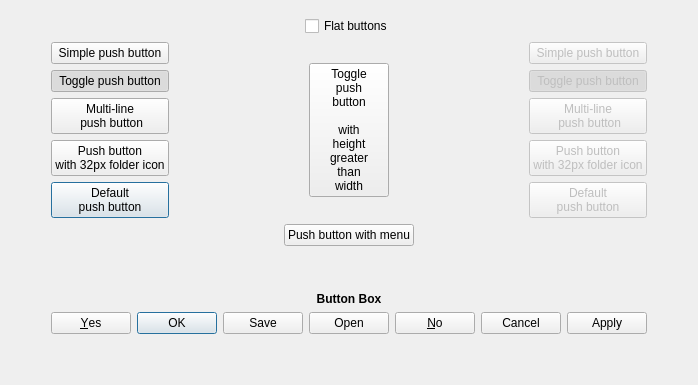
   <widget class="QWidget" name="tab">
    <attribute name="title">
     <string>Push buttons</string>
    </attribute>
    <layout class="QGridLayout" name="gridLayout_20">
     <item row="9" column="2">
      <spacer name="verticalSpacer_14">
       <property name="orientation">
        <enum>Qt::Vertical</enum>
       </property>
       <property name="sizeHint" stdset="0">
        <size>
         <width>20</width>
         <height>40</height>
        </size>
       </property>
      </spacer>
     </item>
     <item row="8" column="1" colspan="3">
      <layout class="QHBoxLayout" name="horizontalLayout">
       <property name="spacing">
        <number>0</number>
       </property>
       <item>
        <widget class="QDialogButtonBox" name="buttonBox">
         <property name="standardButtons">
          <set>QDialogButtonBox::Apply|QDialogButtonBox::Cancel|QDialogButtonBox::No|QDialogButtonBox::Ok|QDialogButtonBox::Open|QDialogButtonBox::Save|QDialogButtonBox::Yes</set>
         </property>
        </widget>
       </item>
      </layout>
     </item>
     <item row="8" column="0">
      <spacer name="horizontalSpacer_2">
       <property name="orientation">
        <enum>Qt::Horizontal</enum>
       </property>
       <property name="sizeHint" stdset="0">
        <size>
         <width>40</width>
         <height>20</height>
        </size>
       </property>
      </spacer>
     </item>
     <item row="3" column="1" rowspan="2" colspan="3">
      <layout class="QGridLayout" name="gridLayout_3">
       <item row="0" column="2" rowspan="5">
        <widget class="QPushButton" name="pushButton_7">
         <property name="text">
          <string>Toggle
push
button

with
height
greater
than
width</string>
         </property>
         <property name="checkable">
          <bool>true</bool>
         </property>
        </widget>
       </item>
       <item row="0" column="0">
        <widget class="QPushButton" name="pushButton">
         <property name="text">
          <string>Simple push button</string>
         </property>
        </widget>
       </item>
       <item row="0" column="4">
        <widget class="QPushButton" name="pushButton_9">
         <property name="enabled">
          <bool>false</bool>
         </property>
         <property name="text">
          <string>Simple push button</string>
         </property>
        </widget>
       </item>
       <item row="1" column="0">
        <widget class="QPushButton" name="pushButton_4">
         <property name="text">
          <string>Toggle push button</string>
         </property>
         <property name="checkable">
          <bool>true</bool>
         </property>
         <property name="checked">
          <bool>true</bool>
         </property>
        </widget>
       </item>
       <item row="1" column="4">
        <widget class="QPushButton" name="pushButton_11">
         <property name="enabled">
          <bool>false</bool>
         </property>
         <property name="text">
          <string>Toggle push button</string>
         </property>
         <property name="checkable">
          <bool>true</bool>
         </property>
         <property name="checked">
          <bool>true</bool>
         </property>
        </widget>
       </item>
       <item row="2" column="0">
        <widget class="QPushButton" name="pushButton_2">
         <property name="text">
          <string>Multi-line
 push button</string>
         </property>
        </widget>
       </item>
       <item row="2" column="4">
        <widget class="QPushButton" name="pushButton_10">
         <property name="enabled">
          <bool>false</bool>
         </property>
         <property name="text">
          <string>Multi-line
 push button</string>
         </property>
        </widget>
       </item>
       <item row="3" column="0">
        <widget class="QPushButton" name="pushButton_3">
         <property name="text">
          <string>Push button
with 32px folder icon</string>
         </property>
         <property name="icon">
          <iconset theme="folder"/>
         </property>
         <property name="iconSize">
          <size>
           <width>32</width>
           <height>32</height>
          </size>
         </property>
        </widget>
       </item>
       <item row="3" column="4">
        <widget class="QPushButton" name="pushButton_12">
         <property name="enabled">
          <bool>false</bool>
         </property>
         <property name="text">
          <string>Push button
with 32px folder icon</string>
         </property>
         <property name="icon">
          <iconset theme="folder"/>
         </property>
         <property name="iconSize">
          <size>
           <width>32</width>
           <height>32</height>
          </size>
         </property>
        </widget>
       </item>
       <item row="2" column="3">
        <spacer name="horizontalSpacer_12">
         <property name="orientation">
          <enum>Qt::Horizontal</enum>
         </property>
         <property name="sizeHint" stdset="0">
          <size>
           <width>10</width>
           <height>20</height>
          </size>
         </property>
        </spacer>
       </item>
       <item row="4" column="0">
        <widget class="QPushButton" name="pushButton_5">
         <property name="text">
          <string>Default
push button</string>
         </property>
         <property name="default">
          <bool>true</bool>
         </property>
        </widget>
       </item>
       <item row="4" column="4">
        <widget class="QPushButton" name="pushButton_6">
         <property name="enabled">
          <bool>false</bool>
         </property>
         <property name="text">
          <string>Default
push button</string>
         </property>
         <property name="default">
          <bool>true</bool>
         </property>
        </widget>
       </item>
       <item row="0" column="1">
        <spacer name="horizontalSpacer_17">
         <property name="orientation">
          <enum>Qt::Horizontal</enum>
         </property>
         <property name="sizeType">
          <enum>QSizePolicy::Expanding</enum>
         </property>
         <property name="sizeHint" stdset="0">
          <size>
           <width>10</width>
           <height>20</height>
          </size>
         </property>
        </spacer>
       </item>
      </layout>
     </item>
     <item row="8" column="4">
      <spacer name="horizontalSpacer_11">
       <property name="orientation">
        <enum>Qt::Horizontal</enum>
       </property>
       <property name="sizeHint" stdset="0">
        <size>
         <width>40</width>
         <height>20</height>
        </size>
       </property>
      </spacer>
     </item>
     <item row="1" column="2" alignment="Qt::AlignHCenter">
      <widget class="QCheckBox" name="checkBoxFlat">
       <property name="text">
        <string>Flat buttons</string>
       </property>
      </widget>
     </item>
     <item row="7" column="1" colspan="3">
      <widget class="QLabel" name="label_7">
       <property name="font">
        <font>
         <weight>75</weight>
         <bold>true</bold>
        </font>
       </property>
       <property name="text">
        <string>Button Box</string>
       </property>
       <property name="alignment">
        <set>Qt::AlignCenter</set>
       </property>
       <property name="margin">
        <number>10</number>
       </property>
      </widget>
     </item>
     <item row="3" column="4" rowspan="2">
      <spacer name="horizontalSpacer">
       <property name="orientation">
        <enum>Qt::Horizontal</enum>
       </property>
       <property name="sizeHint" stdset="0">
        <size>
         <width>0</width>
         <height>20</height>
        </size>
       </property>
      </spacer>
     </item>
     <item row="3" column="0" rowspan="2">
      <spacer name="horizontalSpacer_13">
       <property name="orientation">
        <enum>Qt::Horizontal</enum>
       </property>
       <property name="sizeHint" stdset="0">
        <size>
         <width>0</width>
         <height>20</height>
        </size>
       </property>
      </spacer>
     </item>
     <item row="0" column="2">
      <spacer name="verticalSpacer_3">
       <property name="orientation">
        <enum>Qt::Vertical</enum>
       </property>
       <property name="sizeType">
        <enum>QSizePolicy::Fixed</enum>
       </property>
       <property name="sizeHint" stdset="0">
        <size>
         <width>20</width>
         <height>5</height>
        </size>
       </property>
      </spacer>
     </item>
     <item row="6" column="2">
      <spacer name="verticalSpacer_2">
       <property name="orientation">
        <enum>Qt::Vertical</enum>
       </property>
       <property name="sizeHint" stdset="0">
        <size>
         <width>20</width>
         <height>40</height>
        </size>
       </property>
      </spacer>
     </item>
     <item row="2" column="2">
      <spacer name="verticalSpacer_15">
       <property name="orientation">
        <enum>Qt::Vertical</enum>
       </property>
       <property name="sizeHint" stdset="0">
        <size>
         <width>0</width>
         <height>0</height>
        </size>
       </property>
      </spacer>
     </item>
     <item row="5" column="2">
      <widget class="QPushButton" name="pushButton_8">
       <property name="sizePolicy">
        <sizepolicy hsizetype="Fixed" vsizetype="Fixed">
         <horstretch>0</horstretch>
         <verstretch>0</verstretch>
        </sizepolicy>
       </property>
       <property name="text">
        <string>Push button with menu</string>
       </property>
      </widget>
     </item>
    </layout>
   </widget>
